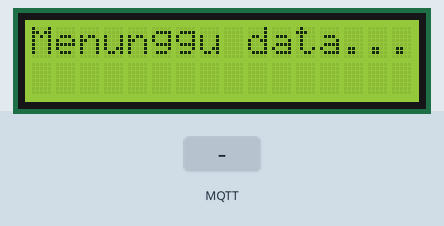
Simulated run of this sketch. Board: ESP8266 (NodeMCU). Parts: 16×2 character LCD. The inputs (shaded band) are chosen by the test bench. WiFi joins after 1.5 s; servers stay silent unless stated; no MQTT or app messages arrive unless stated; what the sketch prints to the serial monitor is not drawn.

Above: at 2.7 s.
2.8 s: MQTT message "1" arrives on the first subscribed topic
At 3.4 s:
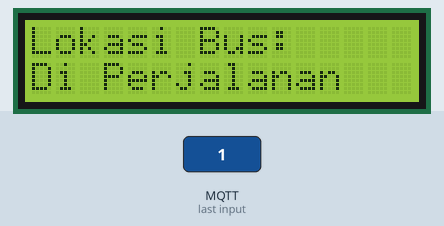
4.3 s: MQTT message "on" arrives on the first subscribed topic
5.8 s: MQTT message "off" arrives on the first subscribed topic
Timing chart, 0 to 8.8 s (numbered marks = the images above; inputs shaded):
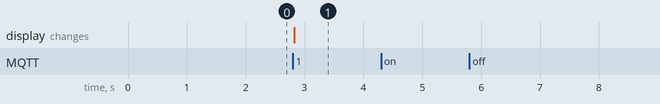

Measured:
- after the input at 2.8 s, the display: changes at once (image 1)
- after the input at 4.3 s, every drawn part: stays the same
- after the input at 5.8 s, every drawn part: stays the same

The sketch:

trackerbipolcsc.ino
```cpp
#include <ESP8266WiFi.h>
#include <PubSubClient.h>
#include <Wire.h>
#include <LiquidCrystal_I2C.h>
#include <ArduinoJson.h>
#include <math.h>

// Ganti sesuai dengan WiFi & MQTT kamu
const char* ssid = "Redmi 13C";
const char* password = "123457890";
const char* mqtt_server = "broker.hivemq.com";
const char* mqtt_topic = "exploreCscKel3/bus";

// LCD I2C (0x27 atau 0x3F tergantung modul)
LiquidCrystal_I2C lcd(0x27, 16, 2);

WiFiClient espClient;
PubSubClient client(espClient);

// Struktur data halte
struct Halte {
  const char* nama;
  float lat;
  float lon;
};

// Daftar halte (ganti sesuai lokasi sebenarnya)
Halte daftarHalte[] = {
  { "Titik Awal Bipol", -6.3711018, 106.8237532 },
  { "Halte Vokasi", -6.366127, 106.821670 },
  { "Halte SOR", -6.366812, 106.823784 },
  { "Halte FMIPA", -6.3698232,  106.8258449 },
  { "Parkiran", -6.371597, 106.824914 },
};

// Radius toleransi (0.0005 derajat ≈ ±50 meter)
const float radiusToleransi = 0.0005

;

// Fungsi untuk deteksi halte
const char* deteksiHalte(float lat, float lon) {
  for (int i = 0; i < sizeof(daftarHalte) / sizeof(daftarHalte[0]); i++) {
    float deltaLat = lat - daftarHalte[i].lat;
    float deltaLon = lon - daftarHalte[i].lon;
    float jarak = sqrt(deltaLat * deltaLat + deltaLon * deltaLon);
    if (jarak <= radiusToleransi) {
      return daftarHalte[i].nama;
    }
  }
  return "Di Perjalanan";
}

void setup_wifi() {
  delay(10);
  Serial.println();
  Serial.print("Menghubungkan ke WiFi: ");
  Serial.println(ssid);
  WiFi.begin(ssid, password);
  while (WiFi.status() != WL_CONNECTED) {
    delay(500);
    Serial.print(".");
  }
  Serial.println("\nWiFi Terhubung!");
  Serial.print("IP Address: ");
  Serial.println(WiFi.localIP());
}

void callback(char* topic, byte* payload, unsigned int length) {
  String jsonStr = "";
  for (unsigned int i = 0; i < length; i++) {
    jsonStr += (char)payload[i];
  }

  Serial.print("Pesan diterima: ");
  Serial.println(jsonStr);

  StaticJsonDocument<200> doc;
  DeserializationError error = deserializeJson(doc, jsonStr);

  if (error) {
    Serial.print("Gagal parsing JSON: ");
    Serial.println(error.f_str());
    return;
  }

  float lat = doc["latitude"];
  float lon = doc["longitude"];
  Serial.print("Latitude: ");
  Serial.println(lat, 6);
  Serial.print("Longitude: ");
  Serial.println(lon, 6);

  const char* namaHalte = deteksiHalte(lat, lon);

  lcd.clear();
  lcd.setCursor(0, 0);
  lcd.print("Lokasi Bus:");
  lcd.setCursor(0, 1);
  lcd.print(namaHalte);
}

void reconnect() {
  while (!client.connected()) {
    Serial.print("Menghubungkan ke MQTT...");
    if (client.connect("ESP8266DisplayClient")) {
      Serial.println("Terhubung!");
      client.subscribe(mqtt_topic);
    } else {
      Serial.print("Gagal, rc=");
      Serial.print(client.state());
      Serial.println(" coba lagi dalam 5 detik");
      delay(5000);
    }
  }
}

void setup() {
  Serial.begin(115200);
  lcd.init();
  lcd.backlight();
  lcd.setCursor(0, 0);
  lcd.print("Menunggu data...");
  setup_wifi();
  client.setServer(mqtt_server, 1883);
  client.setCallback(callback);
}

void loop() {
  if (!client.connected()) {
    reconnect();
  }
  client.loop();
}
```
